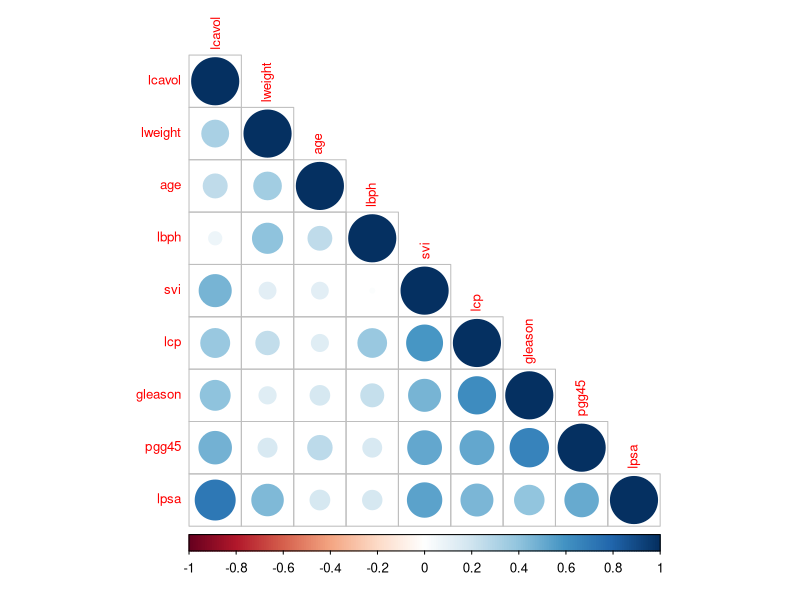

The R script that drew this image:

# Установка пакетов 
install.packages(c("tidyverse", "corrplot"))

# Загрузка необходимых библиотек
library(tidyverse)
library(corrplot)

# Скопируйте текст данных отсюда до строки  train = factor(c("T", "T",...))
text_data <- "
lcavol lweight age lbph svi lcp gleason pgg45 lpsa train
-0.579818495 2.769459 50 -1.38629436 0 -1.38629436 6 0 -0.4307829 T
-0.994225273 3.19626 58 -1.38629436 0 -1.38629436 6 0 -0.1625189 T
-0.510856264 2.691243 74 -1.38629436 0 -1.38629436 6 0 -0.1625189 T
-1.203972804 3.282789 58 -1.38629436 0 -1.38629436 6 0 -0.1625189 T
0.751416089 3.4373 62 -1.38629436 0 -1.38629436 6 0 0.3715636 T
-1.049822124 3.228826 50 -1.38629436 0 -1.38629436 6 0 0.7654678 T
0.737164066 3.473518 64 0.61518564 0 0.61518564 6 0 0.8544153 T
0.693147181 3.539509 58 1.53686722 0 1.53686722 7 0 0.8544153 T
-0.776928789 3.539509 47 -1.38629436 0 -1.38629436 6 0 1.0473190 T
0.223143551 3.244544 63 -1.38629436 0 -1.38629436 6 0 1.0473190 F
-0.254642218 3.604138 65 -1.38629436 0 -1.38629436 6 0 1.2669476 F
-1.347073648 3.598681 63 1.26694760 0 1.26694760 6 0 1.2669476 T
1.613429934 3.022861 63 -1.38629436 0 -1.38629436 7 0 1.2669476 T
1.477048724 2.998229 67 -1.38629436 0 -1.38629436 6 5 1.3480731 T
1.205970807 3.442019 57 -1.38629436 0 -1.38629436 7 5 1.3987169 F
1.541159072 3.061052 66 -1.38629436 0 -1.38629436 6 0 1.4469190 T
-0.415515444 3.516013 70 1.24415459 1 1.24415459 6 0 1.4701758 F
2.288486169 3.649359 66 -1.38629436 0 -1.38629436 6 0 1.4929041 T
-0.562118918 3.267666 41 -1.38629436 0 -1.38629436 6 0 1.5581446 F
0.182321557 3.825375 70 1.65822808 0 1.65822808 7 0 1.5993876 T
1.147402453 3.419365 59 -1.38629436 0 -1.38629436 6 0 1.6389967 T
2.059238834 3.501043 60 1.47476301 0 1.47476301 7 20 1.6582281 F
-0.544727175 3.375880 59 -0.79850770 0 -1.38629436 6 0 1.6956156 T
1.781709133 3.451574 63 0.43825493 0 1.78655009 7 60 1.7137979 T
0.385262401 3.667400 69 1.59938758 0 1.59938758 6 0 1.7317555 F
1.446918983 3.124565 68 0.30010459 0 -1.38629436 6 0 1.7664417 F
0.512823626 3.719651 65 -1.38629436 0 -1.38629436 6 0 1.7664417 F
-0.400477567 3.865979 67 1.81645208 0 1.81645208 7 20 1.8164521 T
1.040276712 3.128951 67 0.22314355 0 0.04879016 7 80 1.8484548 T
2.409644165 3.375880 65 -1.38629436 0 1.61938824 6 0 1.8946169 T
0.285178942 3.901069 65 1.96290773 0 -0.79850770 6 0 1.9242487 T
0.182321557 3.804438 65 1.70474809 0 1.70474809 6 0 2.0082140 T
1.275328000 3.037354 71 -1.38629436 0 -1.38629436 6 0 2.0215476 F
0.009950331 3.267666 54 -1.38629436 0 -1.38629436 6 0 2.0215476 T
-0.10050336 3.216874 63 -1.38629436 0 -0.79850770 6 0 2.0476928 T
1.308332820 4.119850 64 2.17133681 0 2.17133681 7 5 2.0856721 T
1.423108334 3.657131 73 -0.57981850 0 1.65822808 8 15 2.1575593 T
0.457424847 3.374906 64 -1.38629436 0 -1.38629436 6 0 2.1575593 T
2.660958594 4.085136 68 1.37371558 1 1.83258146 7 35 2.1916535 T
1.442201993 3.862610 68 -1.38629436 0 -1.38629436 6 10 2.3072726 F
0.582215620 3.865979 62 1.71379793 0 -0.43078292 6 0 2.3277772 T
1.771557662 3.896909 61 -1.38629436 0 0.81093022 7 6 2.3749058 T
1.486139696 3.409496 66 0.66151856 0 -1.38629436 7 20 2.5217206 T
1.663926098 3.392829 61 0.66151856 0 -1.38629436 6 15 2.5533438 T
2.727852828 3.995445 79 1.87946505 1 2.65675691 9 100 2.5687881 T
1.163150810 4.035125 68 1.71379793 0 -0.43078292 7 40 2.5687881 T
1.745715531 3.498022 43 -1.38629436 0 -1.38629436 6 0 2.5915164 T
1.220829921 3.568123 70 1.37371558 0 -0.79850770 6 0 2.5915164 T
1.091923301 3.993603 68 -1.38629436 0 -1.38629436 6 50 2.6567569 T
1.660131027 4.234831 64 2.07317193 0 -1.38629436 6 0 2.6775910 T
0.512823626 3.633631 63 1.49290410 0 0.04879016 7 70 2.6844403 T
2.127040520 4.121473 68 1.76644166 0 1.44691898 7 40 2.6912431 T
3.153590358 4.16013 59 -1.38629436 0 -1.38629436 6 0 2.7047113 T
1.266947603 2.801332 66 -1.38629436 0 -1.38629436 6 15 2.7180005 F
0.974559640 2.865054 47 -1.38629436 0 0.50077529 7 4 2.7880929 T
0.463734016 3.764682 49 1.42310833 0 1.42310833 6 0 2.7942279 T
0.542324291 4.178226 70 0.43825493 0 0.43825493 6 20 2.8063861 T
1.061256502 3.851211 61 1.29472717 0 1.29472717 6 40 2.8124102 T
0.457424847 4.524502 73 -1.38629436 0 -1.38629436 6 0 2.8419982 T
1.997417706 3.719651 63 1.61938824 1 1.90954250 7 40 2.8535925 F
2.775708850 3.524889 72 -1.38629436 0 -1.38629436 6 95 2.8535925 T
2.034705648 3.917011 66 2.00821403 1 2.11021320 7 60 2.8820035 T
2.073171929 3.623007 64 -1.38629436 0 -1.38629436 6 0 2.8820035 T
1.458615023 3.862321 61 1.32175584 0 1.32175584 6 20 2.8875901 T
2.022871190 3.878466 68 -1.38629436 0 1.32175584 7 70 2.9204698 T
2.198335072 4.050915 72 2.30725763 0 -0.43078292 6 10 2.9204698 T
-0.446287103 4.408547 69 -1.38629436 0 -1.38629436 6 0 2.9626924 T
1.193922468 4.780382 72 2.32630162 0 -0.79850770 7 5 2.9729753 T
1.864080131 3.593194 60 -1.38629436 1 1.32175584 7 60 3.0130809 T
1.160020917 3.341093 77 -1.38629436 0 1.32175584 7 25 3.0373539 T
1.214912744 3.825375 69 1.7491985 0 1.38629436 7 20 3.0563569 T
1.838961071 3.236716 60 0.43825493 1 1.17865500 9 90 3.0750055 F
2.999226163 3.849083 69 -1.38629436 1 1.90954250 7 20 3.2752562 T
3.141103476 3.263849 68 -0.05129329 1 2.42036813 7 50 3.375474 T
2.010894999 4.433789 72 2.12226154 0 0.50077529 7 60 3.3928291 T
5.37657215 4.354784 78 2.32630162 0 -1.38629436 6 10 3.4357898 T
2.648300197 3.582129 69 -1.38629436 1 2.58399755 7 70 3.4559827 T
2.779440197 3.823192 63 -1.38629436 0 0.37156356 7 50 3.5013039 T
1.467874348 3.070376 66 0.55961579 0 0.22314355 7 40 3.5160131 T
2.513656063 3.473518 57 0.43825493 0 2.32727771 7 60 3.5307626 T
2.613006652 3.888754 77 -0.52763274 1 0.55961579 7 30 3.5652984 T
2.677590994 3.838376 65 1.11514159 0 1.74919985 9 70 3.5709402 F
1.562346305 3.709907 60 1.69561561 0 0.81093022 7 30 3.5876769 T
3.302849259 3.518980 64 -1.38629436 1 2.32727771 7 60 3.6309855 T
2.024193067 3.731699 58 1.63899671 0 -1.38629436 6 0 3.6800909 T
1.731655545 3.369018 62 -1.38629436 1 0.30010459 7 30 3.7123518 T
2.807593831 4.718052 70 -1.38629436 1 2.46385324 7 60 3.9843437 T
1.562346305 3.695110 76 0.93609336 1 0.81093022 7 75 3.9936030 T
3.246490992 4.101817 68 -1.38629436 0 -1.38629436 6 0 4.0298060 T
2.532902848 3.677566 61 1.34807315 1 1.34807315 7 40 4.1295508 T
2.830267834 3.876396 68 -1.38629436 1 1.32175584 7 70 4.3851468 T
3.821003607 3.896909 44 -1.38629436 1 2.16905370 7 40 4.6844434 T
2.907447359 3.396185 52 -1.38629436 1 2.46385324 7 10 5.1431245 F
2.882563575 3.773910 68 1.55814462 1 1.55814462 7 80 5.4775090 T
3.471966453 3.974998 68 0.43825493 1 2.90416508 7 20 5.5829322 T
"

# Чтение данных из текстового представления
data <- read.table(text = text_data, header = TRUE)

# Проверка структуры и первых строк
str(data)
head(data)

# Рассчитаем корреляции между переменными (пункт а)
cor_matrix <- cor(data[, -10])  # Исключаем "train"
print(cor_matrix)

# Визуализация корреляций 
corrplot(cor_matrix, method = "circle", type="lower", tl.cex = 0.8)


# Предлагаем и анализируем регрессионные модели (пункт b)
# 1. Модель только с lcavol
model1 <- lm(lpsa ~ lcavol, data = data)
summary(model1)

# 2. Модель с lcavol, lweight, age
model2 <- lm(lpsa ~ lcavol + lweight + age, data = data)
summary(model2)

# 3. Модель с lcavol и всеми другими
model3 <- lm(lpsa ~ lcavol + lweight + age + lbph + svi + lcp + gleason + pgg45, data = data)
summary(model3)

# 4. Модель с lcavol, svi, gleason, pgg45
model4 <- lm(lpsa ~ lcavol + svi + gleason + pgg45, data = data)
summary(model4)

# 5.  Модель со взаимодействием lcavol и svi
model5 <- lm(lpsa ~ lcavol * svi + lweight + age + lbph + lcp + gleason + pgg45, data = data)
summary(model5)

# 6. Модель с некоторыми отброшенными переменными (на основе модели 3)
model6 <- lm(lpsa ~ lcavol + lweight + svi + gleason, data = data)
summary(model6)

# Сравнение моделей (использование AIC)
AIC(model1, model2, model3, model4, model5, model6)
